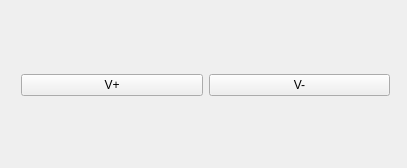
<?xml version="1.0" encoding="UTF-8"?>
<ui version="4.0">
 <class>Keytest</class>
 <widget class="QWidget" name="Keytest">
  <property name="geometry">
   <rect>
    <x>0</x>
    <y>0</y>
    <width>407</width>
    <height>168</height>
   </rect>
  </property>
  <property name="windowTitle">
   <string>Keytest</string>
  </property>
  <property name="autoFillBackground">
   <bool>false</bool>
  </property>
  <widget class="QWidget" name="layoutWidget">
   <property name="geometry">
    <rect>
     <x>10</x>
     <y>10</y>
     <width>391</width>
     <height>151</height>
    </rect>
   </property>
   <layout class="QGridLayout" name="mainLayout">
    <item row="0" column="0">
     <widget class="QPushButton" name="pbt_up">
      <property name="enabled">
       <bool>true</bool>
      </property>
      <property name="sizePolicy">
       <sizepolicy hsizetype="Expanding" vsizetype="Fixed">
        <horstretch>0</horstretch>
        <verstretch>0</verstretch>
       </sizepolicy>
      </property>
      <property name="text">
       <string>V+</string>
      </property>
     </widget>
    </item>
    <item row="0" column="1">
     <widget class="QPushButton" name="pbt_down">
      <property name="enabled">
       <bool>true</bool>
      </property>
      <property name="sizePolicy">
       <sizepolicy hsizetype="Expanding" vsizetype="Fixed">
        <horstretch>0</horstretch>
        <verstretch>0</verstretch>
       </sizepolicy>
      </property>
      <property name="text">
       <string>V-</string>
      </property>
     </widget>
    </item>
   </layout>
  </widget>
 </widget>
 <layoutdefault spacing="6" margin="11"/>
 <resources/>
 <connections/>
</ui>
